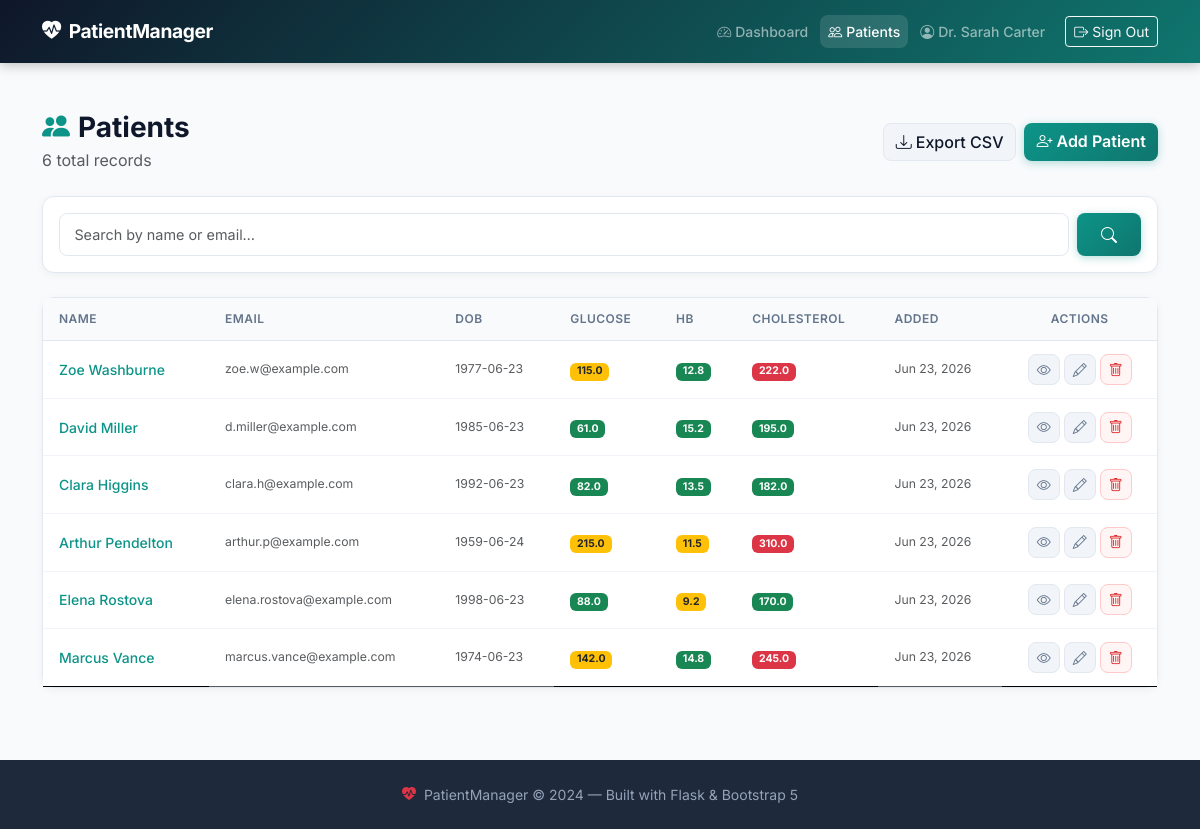
Screenshot of /patients/ (signed in) with the database file from the repository.
### models.py (models this page shows, shortened)
class User(UserMixin, db.Model):
    __tablename__ = "users"
    id = db.Column(db.Integer, primary_key=True)
    full_name = db.Column(db.String(100), nullable=False)
    email = db.Column(db.String(255), unique=True, nullable=False, index=True)
    password_hash = db.Column(db.String(256), nullable=False)
    created_at = db.Column(db.DateTime, default=datetime.utcnow, nullable=False)
    patients = db.relationship(
        "Patient",
        backref="owner",
        lazy="dynamic",
        cascade="all, delete-orphan",
    )

class Patient(db.Model):
    __tablename__ = "patients"
    id = db.Column(db.Integer, primary_key=True)
    user_id = db.Column(
        db.Integer, db.ForeignKey("users.id", ondelete="CASCADE"), nullable=False, index=True
    )
    full_name = db.Column(db.String(100), nullable=False)
    date_of_birth = db.Column(db.Date, nullable=False)
    email = db.Column(db.String(255), nullable=False)
    glucose = db.Column(db.Float, nullable=False)        # mg/dL
    haemoglobin = db.Column(db.Float, nullable=False)    # g/dL
    cholesterol = db.Column(db.Float, nullable=False)    # mg/dL
    remarks = db.Column(db.Text, nullable=True)
    created_at = db.Column(db.DateTime, default=datetime.utcnow, nullable=False)
    updated_at = db.Column(
        db.DateTime,
        default=datetime.utcnow,
        onupdate=datetime.utcnow,
        nullable=False,
    )

### routes/patients.py (the view)
@patients_bp.route("/")
@login_required
def list_patients():
    q = request.args.get("q", "").strip()
    page = request.args.get("page", 1, type=int)
    query = current_user.patients
    if q:
        like = f"%{q}%"
        query = query.filter(
            or_(Patient.full_name.ilike(like), Patient.email.ilike(like))
        )
    pagination = query.order_by(Patient.created_at.desc()).paginate(
        page=page, per_page=PER_PAGE, error_out=False
    )
    return render_template(
        "patients/list.html",
        pagination=pagination,
        patients=pagination.items,
        q=q,
    )

### models.py (called while the page is built)
@login_manager.user_loader
def load_user(user_id: str):
    return db.session.get(User, int(user_id))

### templates/patients/list.html (shortened to what this page needs)
{% extends "base.html" %}
{% block content %}
<div class="container py-4">
  <div class="d-flex flex-wrap align-items-center justify-content-between mb-4 gap-3">
    <div>
      <h1 class="h3 fw-bold mb-1">
        <i class="bi bi-people-fill pm-teal me-2"></i>Patients
      </h1>
      <p class="text-muted mb-0">{{ pagination.total }} total record{{ 's' if pagination.total != 1 }}</p>
    </div>
    <div class="d-flex gap-2">
      <a href="{{ url_for('patients.export_csv') }}" class="btn pm-btn-secondary" title="Export CSV">
        <i class="bi bi-download me-1"></i>Export CSV
      </a>
      <a href="{{ url_for('patients.add_patient') }}" class="btn pm-btn-primary">
        <i class="bi bi-person-plus me-1"></i>Add Patient
      </a>
    </div>
  </div>
  <div class="pm-card p-3 mb-4">
    <form method="GET" action="{{ url_for('patients.list_patients') }}" class="d-flex gap-2">
      <div class="flex-grow-1">
        <input type="search" name="q" value="{{ q }}"
               class="form-control pm-input"
               placeholder="Search by name or email…"
               id="patientSearch"
               aria-label="Search patients" />
      </div>
      <button type="submit" class="btn pm-btn-primary px-4">
        <i class="bi bi-search"></i>
      </button>
    </form>
  </div>
  {% if patients %}
    <div class="pm-card p-0 mb-4">
      <div class="table-responsive">
        <table class="table pm-table mb-0">
          <thead>
            <tr>
              <th>Name</th>
              <th>Email</th>
              <th>DOB</th>
              <th>Glucose</th>
              <th>Hb</th>
              <th>Cholesterol</th>
              <th>Added</th>
              <th class="text-center">Actions</th>
            </tr>
          </thead>
          <tbody>
            {% for p in patients %}
            <tr>
              <td class="fw-medium">
                <a href="{{ url_for('patients.detail', patient_id=p.id) }}"
                   class="pm-link text-decoration-none">{{ p.full_name }}</a>
              </td>
              <td class="text-muted small">{{ p.email }}</td>
              <td class="text-muted small">{{ p.date_of_birth.strftime('%Y-%m-%d') }}</td>
              <td>
                <span class="badge {% if p.glucose > 100 %}bg-warning text-dark{% else %}bg-success{% endif %}">
                  {{ p.glucose }}
                </span>
              </td>
              <td>
                <span class="badge {% if p.haemoglobin < 12 or p.haemoglobin > 17 %}bg-warning text-dark{% else %}bg-success{% endif %}">
                  {{ p.haemoglobin }}
                </span>
              </td>
              <td>
                <span class="badge {% if p.cholesterol > 200 %}bg-danger{% else %}bg-success{% endif %}">
                  {{ p.cholesterol }}
                </span>
              </td>
              <td class="text-muted small">{{ p.created_at.strftime('%b %d, %Y') }}</td>
              <td class="text-center">
                <div class="d-flex justify-content-center gap-1">
                  <a href="{{ url_for('patients.detail', patient_id=p.id) }}"
                     class="btn btn-sm pm-btn-icon" title="View">
                    <i class="bi bi-eye"></i>
                  </a>
                  <a href="{{ url_for('patients.edit_patient', patient_id=p.id) }}"
                     class="btn btn-sm pm-btn-icon" title="Edit">
                    <i class="bi bi-pencil"></i>
                  </a>
                  <button type="button"
                          class="btn btn-sm pm-btn-icon-danger"
                          data-bs-toggle="modal"
                          data-bs-target="#deleteModal"
                          data-patient-id="{{ p.id }}"
                          data-patient-name="{{ p.full_name }}"
                          title="Delete">
                    <i class="bi bi-trash"></i>
                  </button>
                </div>
              </td>
            </tr>
            {% endfor %}
          </tbody>
        </table>
      </div>
    </div>
  {% endif %}
</div>
{% endblock %}

### templates/base.html (shortened to what this page needs)
<!DOCTYPE html>
<html lang="en">
<head>
  <link rel="stylesheet"
        href="https://cdn.jsdelivr.net/npm/bootstrap@5.3.2/dist/css/bootstrap.min.css"
 />
  <link rel="stylesheet"
        href="https://cdn.jsdelivr.net/npm/bootstrap-icons@1.11.3/font/bootstrap-icons.min.css" />
  <link rel="stylesheet" href="{{ url_for('static', filename='css/style.css') }}" />
</head>
<body>
<nav class="navbar navbar-expand-lg navbar-dark pm-navbar sticky-top">
  <div class="container">
    <a class="navbar-brand fw-bold" href="{{ url_for('main.landing') }}">
      <i class="bi bi-heart-pulse-fill me-2"></i>PatientManager
    </a>
    <div class="collapse navbar-collapse" id="mainNav">
      <ul class="navbar-nav ms-auto align-items-lg-center gap-lg-1">
        {% if current_user.is_authenticated %}
          <li class="nav-item">
            <a class="nav-link {% if request.endpoint == 'main.dashboard' %}active{% endif %}"
               href="{{ url_for('main.dashboard') }}">
              <i class="bi bi-speedometer2 me-1"></i>Dashboard
            </a>
          </li>
          <li class="nav-item">
            <a class="nav-link {% if request.blueprint == 'patients' %}active{% endif %}"
               href="{{ url_for('patients.list_patients') }}">
              <i class="bi bi-people me-1"></i>Patients
            </a>
          </li>
          <li class="nav-item">
            <a class="nav-link {% if request.endpoint == 'main.account' %}active{% endif %}"
               href="{{ url_for('main.account') }}">
              <i class="bi bi-person-circle me-1"></i>{{ current_user.full_name }}
            </a>
          </li>
          <li class="nav-item">
            <form action="{{ url_for('auth.logout') }}" method="get">
              <button type="submit" class="btn btn-outline-light btn-sm ms-lg-2">
                <i class="bi bi-box-arrow-right me-1"></i>Sign Out
              </button>
            </form>
          </li>
        {% endif %}
      </ul>
    </div>
  </div>
</nav>
<main class="py-4">
  {% block content %}{% endblock %}
</main>
<footer class="pm-footer py-4 mt-auto">
  <div class="container text-center">
    <p class="mb-0 small">
      <i class="bi bi-heart-pulse-fill text-danger me-1"></i>
      PatientManager &copy; {{ 2024 }} — Built with Flask &amp; Bootstrap 5
    </p>
  </div>
</footer>
</body>
</html>

### static/css/style.css (style rules this page uses)
:root { --pm-teal: #0d9488; --pm-teal-light: #14b8a6; --pm-teal-dark: #0f766e; --pm-blue: #1d4ed8; --pm-blue-light: #3b82f6; --pm-navy: #0f172a; --pm-slate: #1e293b; --pm-surface: #ffffff; --pm-bg: #f8fafc; --pm-border: #e2e8f0; --pm-text: #0f172a; --pm-muted: #64748b; --pm-radius: 0.75rem; --pm-radius-sm: 0.5rem; --pm-shadow: 0 4px 24px rgba(0,0,0,.08); --pm-shadow-sm: 0 2px 8px rgba(0,0,0,.05); --pm-transition: all 0.2s ease; }
*, *::before, *::after { box-sizing: border-box; }
body { font-family: 'Inter', system-ui, -apple-system, sans-serif; background-color: var(--pm-bg); color: var(--pm-text); min-height: 100vh; display: flex; flex-direction: column; }
main { flex: 1; }
.pm-teal { color: var(--pm-teal) !important; }
.pm-navbar { background: linear-gradient(135deg, var(--pm-navy) 0%, var(--pm-teal-dark) 100%); box-shadow: 0 2px 12px rgba(0,0,0,.25); padding-top: .75rem; padding-bottom: .75rem; }
.pm-navbar .navbar-brand { font-size: 1.2rem; letter-spacing: -.02em; }
.pm-navbar .nav-link { font-weight: 500; font-size: .875rem; padding: .4rem .75rem; border-radius: var(--pm-radius-sm); transition: var(--pm-transition); }
.pm-navbar .nav-link:hover, .pm-navbar .nav-link.active { background: rgba(255,255,255,.12); }
.pm-card { background: var(--pm-surface); border-radius: var(--pm-radius); border: 1px solid var(--pm-border); box-shadow: var(--pm-shadow-sm); transition: var(--pm-transition); }
.pm-btn-primary { background: linear-gradient(135deg, var(--pm-teal), var(--pm-teal-dark)); border: none; color: #fff; font-weight: 600; border-radius: var(--pm-radius-sm); transition: var(--pm-transition); box-shadow: 0 2px 8px rgba(13,148,136,.3); }
.pm-btn-secondary { background: #f1f5f9; border: 1px solid var(--pm-border); color: var(--pm-text); font-weight: 500; border-radius: var(--pm-radius-sm); transition: var(--pm-transition); }
.pm-btn-icon { background: #f1f5f9; border: 1px solid var(--pm-border); color: var(--pm-muted); border-radius: var(--pm-radius-sm); padding: .25rem .5rem; transition: var(--pm-transition); }
.pm-btn-icon-danger { background: #fff5f5; border: 1px solid #fecaca; color: #dc2626; border-radius: var(--pm-radius-sm); padding: .25rem .5rem; transition: var(--pm-transition); }
.pm-input { border: 1.5px solid var(--pm-border); border-radius: var(--pm-radius-sm); padding: .6rem .9rem; transition: var(--pm-transition); font-size: .9rem; }
.pm-table { font-size: .875rem; margin: 0; }
.pm-table thead th { background: #f8fafc; color: var(--pm-muted); font-weight: 600; font-size: .75rem; text-transform: uppercase; letter-spacing: .04em; border-bottom: 1px solid var(--pm-border); padding: .75rem 1rem; }
.pm-table tbody tr { border-bottom: 1px solid #f1f5f9; transition: background .15s; }
.pm-table tbody td { padding: .8rem 1rem; vertical-align: middle; }
.pm-table tbody tr:last-child { border-bottom: none; }
.pm-link { color: var(--pm-teal); }
.pm-footer { background: var(--pm-slate); color: #94a3b8; margin-top: auto; }
.pm-card, .pm-auth-card, .pm-stat-card { animation: fadeInUp .3s ease both; }

### rows the page displays
User: full_name "Dr. Sarah Carter"
Patient: full_name "Zoe Washburne", email "zoe.w@example.com", date_of_birth "1977-06-23", glucose "115.0", haemoglobin "12.8", cholesterol "222.0", created_at "Jun 23, 2026"
Patient: full_name "David Miller", email "d.miller@example.com", date_of_birth "1985-06-23", glucose "61.0", haemoglobin "15.2", cholesterol "195.0", created_at "Jun 23, 2026"
Patient: full_name "Clara Higgins", email "clara.h@example.com", date_of_birth "1992-06-23", glucose "82.0", haemoglobin "13.5", cholesterol "182.0", created_at "Jun 23, 2026"
Patient: full_name "Arthur Pendelton", email "arthur.p@example.com", date_of_birth "1959-06-24", glucose "215.0", haemoglobin "11.5", cholesterol "310.0", created_at "Jun 23, 2026"
Patient: full_name "Elena Rostova", email "elena.rostova@example.com", date_of_birth "1998-06-23", glucose "88.0", haemoglobin "9.2", cholesterol "170.0", created_at "Jun 23, 2026"
Patient: full_name "Marcus Vance", email "marcus.vance@example.com", date_of_birth "1974-06-23", glucose "142.0", haemoglobin "14.8", cholesterol "245.0", created_at "Jun 23, 2026"

### other values shown
{{ pagination.total }} "6"
{{ 's' if pagination.total != 1 }} "s"
{{ 2024 }} "2024"
